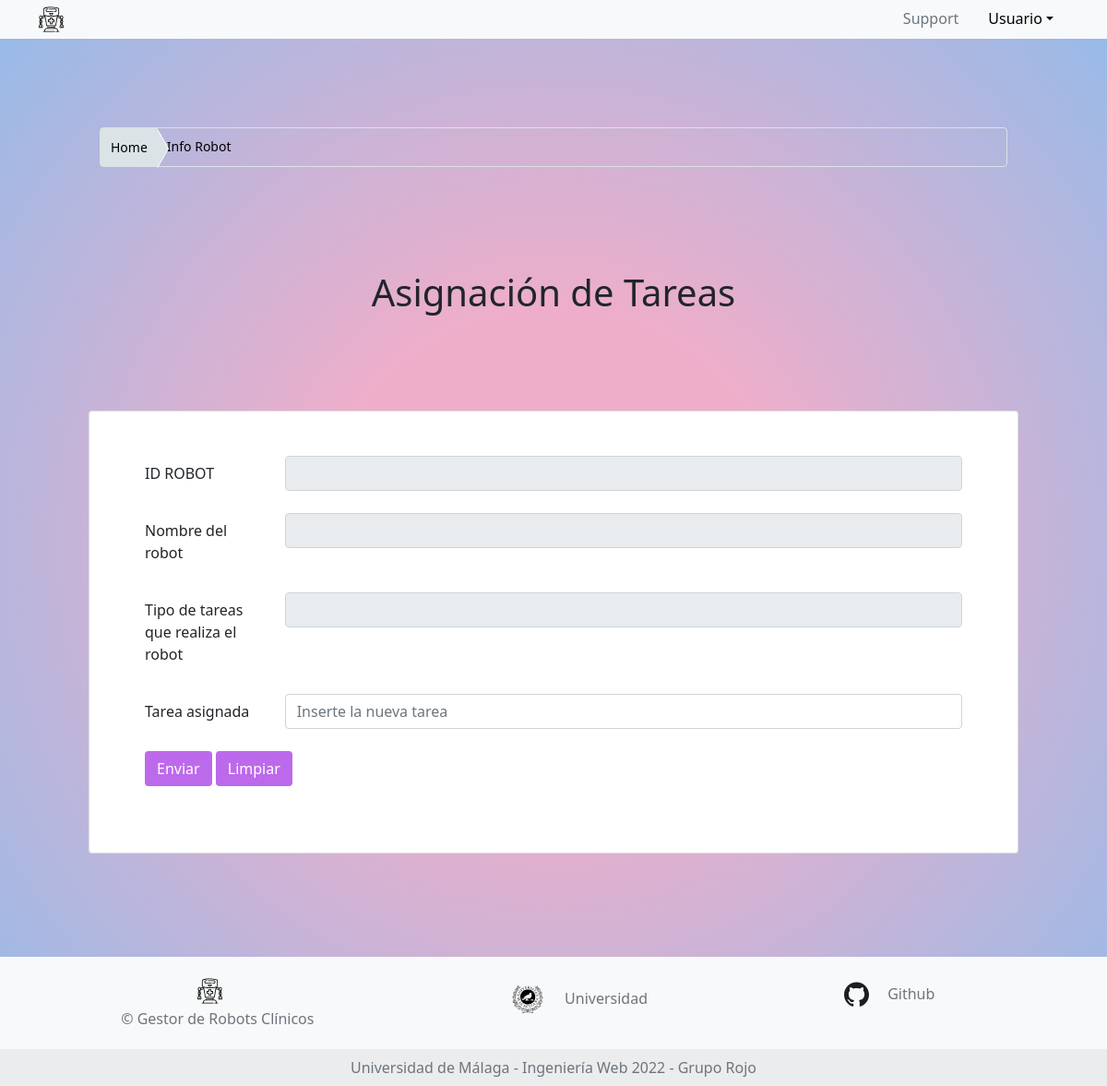
The app's page /asignacionTareas/Robot-A, older data.
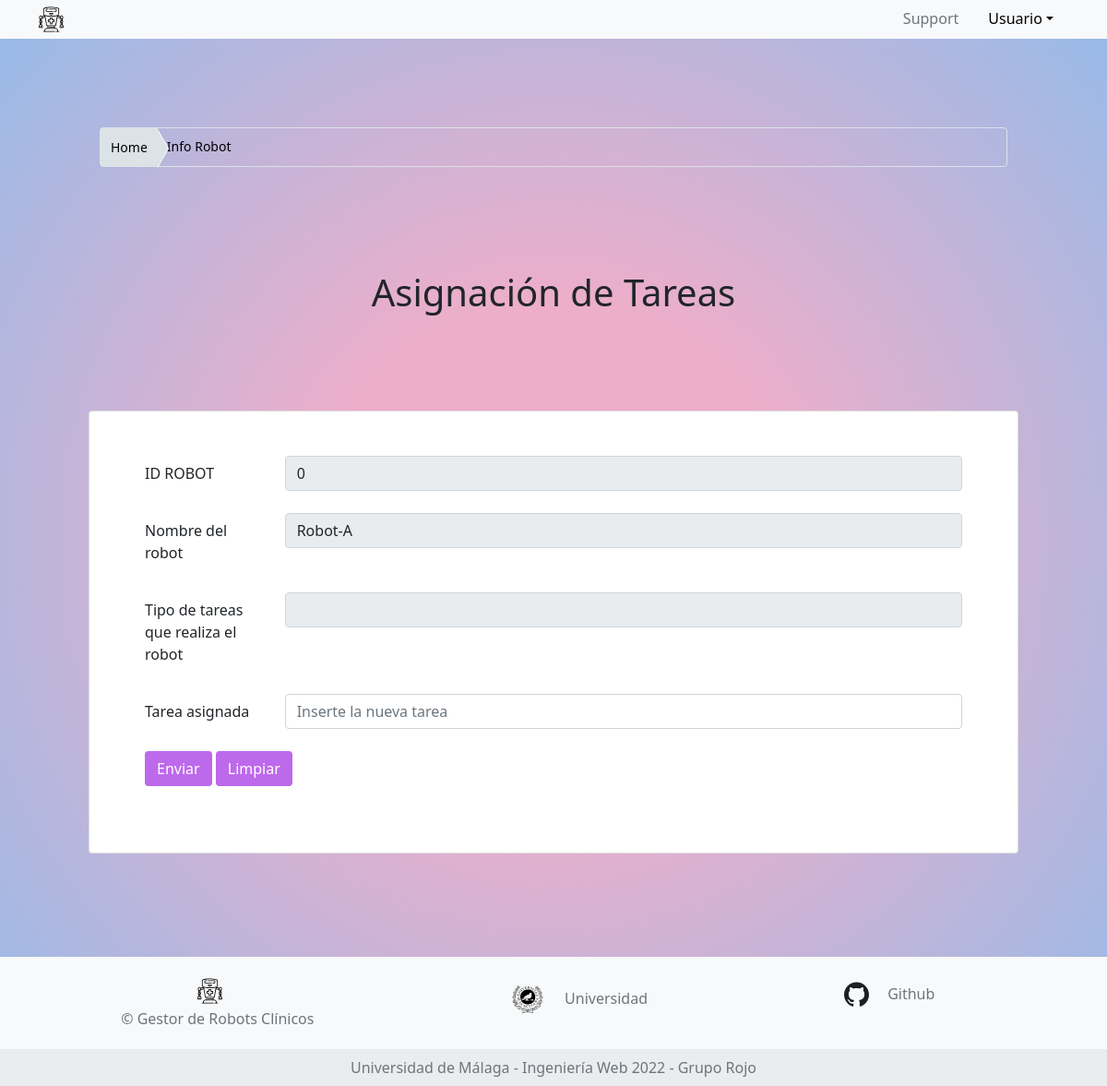
The same page, newer data.
### app.py (models this page shows, shortened)
class Tabla_Medico(db.Model):
    __tablename__ = 'Tabla medico'
    id_robot = db.Column(db.String(150),db.ForeignKey(Robots.id))
    name_robot = db.Column(db.String(150),nullable=False, primary_key= True )
    id_Tareas = db.Column(db.String(100), db.ForeignKey(Tareas.id))
    estado = db.Column(db.String(150),nullable=False )
    tipoTarea = db.Column(db.String(150), nullable=False)
    date = db.Column(db.DateTime, default=datetime.utcnow)
    estado = db.Column(db.String(150), nullable=True)

### app.py (the view, shortened to what this page needs)
@app.route("/asignacionTareas/<name>", methods=["GET","POST"])
def edit_prueba(name):
    fila_1 = db.session.query(Tabla_Medico).get(name)
    tarea = db.session.query(Tareas).all()
    print(tarea)
    return render_template('formulario_tabla_medico.jinja', tablas = fila_1, tarea=tarea)

### app.py (called while the page is built)
    def __repr__(self):
        return f"<Task id={self.id} tipo={self.tipo_tarea} date={self.date}>"

### templates/formulario_tabla_medico.jinja (shortened to what this page needs)
{% extends 'base.jinja' %}
{% block content %}
<body class="bg">
    <fieldset class="main-container row p-5 mx-0 justify-content-center align-self-center">
        <div class="main-container row p-5 mx-0 justify-content-center align-self-center">
            <nav aria-label="breadcrumb">
                <ol class="breadcrumb breadcrumb-custom">
                    <li class="breadcrumb-item"><a href="/doctor" data-abc="true">Home</a></li>
                    <li class="breadcrumb-item active" aria-current="page"><span>Info Robot</span></li>
                </ol>
            </nav>
        </div>
        <h1 class="main-container row p-5 mx-0 justify-content-center align-self-center">Asignación de Tareas</h1>
        <form class="main-container row p-5 mx-0 justify-content-center align-self-center" method="post"
            name="asignacion_tareas">
            <div class="card">
                <div class="card-body py-5 px-md-5">
                    <form class="form_formulario_tecnico_usuario" action="/doctor/edit/<id>" method="POST">
                        <div class="form-group row mb-4">
                            <label for="id" class="col-sm-2 col-form-label">ID ROBOT</label>
                            <div class="col-sm-10">
                                <input type="id_robot" class="form-control" disabled="true" id="id_robot" name="id_robot"
                                    value="{{ tablas.id_robot}}">
                            </div>
                        </div>
                        <div class="form-group row mb-4">
                            <label for="name_robot" class="col-sm-2 col-form-label">Nombre del robot</label>
                            <div class="col-sm-10">
                                <input type="name_robot" class="form-control" disabled="true" id="name_robot" name="name_robot"
                                    value="{{ tablas.name_robot}}">
                            </div>
                        </div>
                        <div class="form-group row mb-4">
                            <label for="n" class="col-sm-2 col-form-label">Tipo de tareas que realiza el robot</label>
                            <div class="col-sm-10">
                                <input type="name_robot" class="form-control" disabled="true" id="name_robot" name="name_robot"
                                    value="{{ tablas.tipo_tarea }}">
                            </div>
                        </div>
                        <div class="form-group row mb-4">
                            <label for="name_robot" class="col-sm-2 col-form-label">Tarea asignada</label>
                            <div class="col-sm-10">
                                <input type="name_robot" class="form-control" id="name_robot" name="name_robot"
                                    placeholder="Inserte la nueva tarea">
                            </div>
                        </div>
                        <button type="submit" class="btn btn-block mb-4 bot_inicio">
                            Enviar
                        </button>
                        <input type="reset" value="Limpiar" class="btn btn-block mb-4 bot_inicio">
                    </form>
                </div>
            </div>
        </form>
    </fieldset>
</body>
{% endblock %}

Row changes from the older to the newer data that the page shows:
now on this page (row edited): Tabla_Medico: id_robot "0", name_robot "Robot-A"
